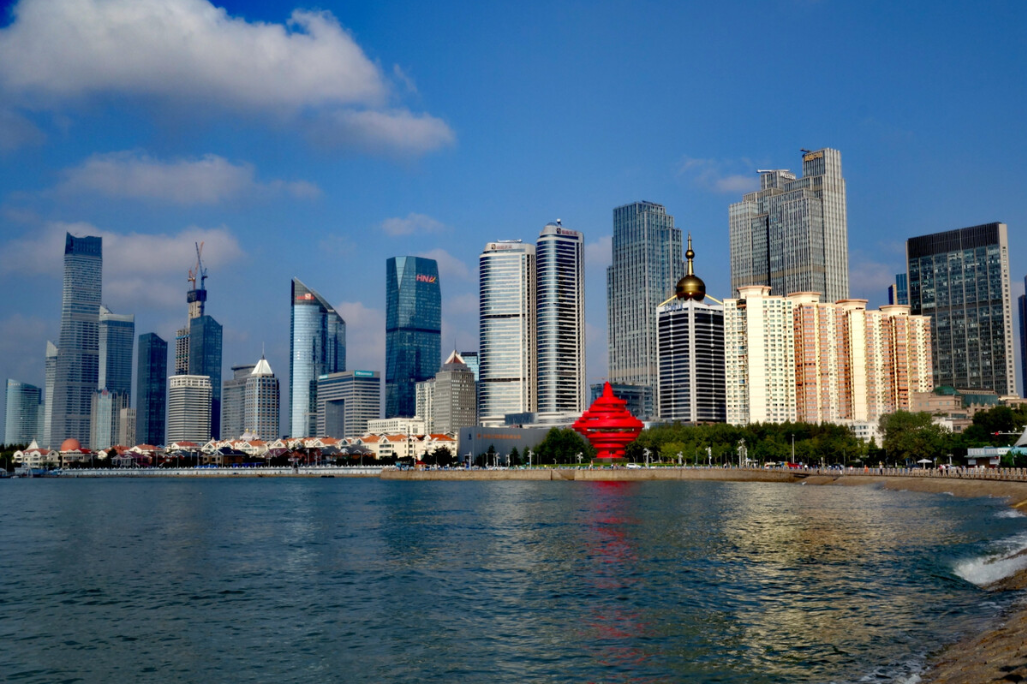
%> input picture Dehaze/test_images/54.png, 1027 x 684 px
$ octave --eval "result = func_Retinex(imread('../test_images/54.png'));"   (GNU Octave 9; MATLAB toolbox functions it lacks are replaced by stand-ins)
%> lines starting %> are read from the running program, lines starting %| are printed output that depends on the picture
%> in func_Retinex, image is the input picture: size 684x1027x3 uint8; mean R, G, B 80.1, 103.9, 124.5
### Dehaze/functions4Retinex/SSR.m
function output = SSR(input)

I = input;

R = I(:, :, 1);
[N1, M1] = size(R);
%> N1 = 684; M1 = 1027
R0 = double(R);
Rlog = log(R0+1);
Rfft2 = fft2(R0);
sigma = 256; % scale of Gaussian filter
F = fspecial('gaussian', [N1,M1], sigma);
Efft = fft2(double(F));
DR0 = Rfft2.* Efft;
DR = ifft2(DR0);
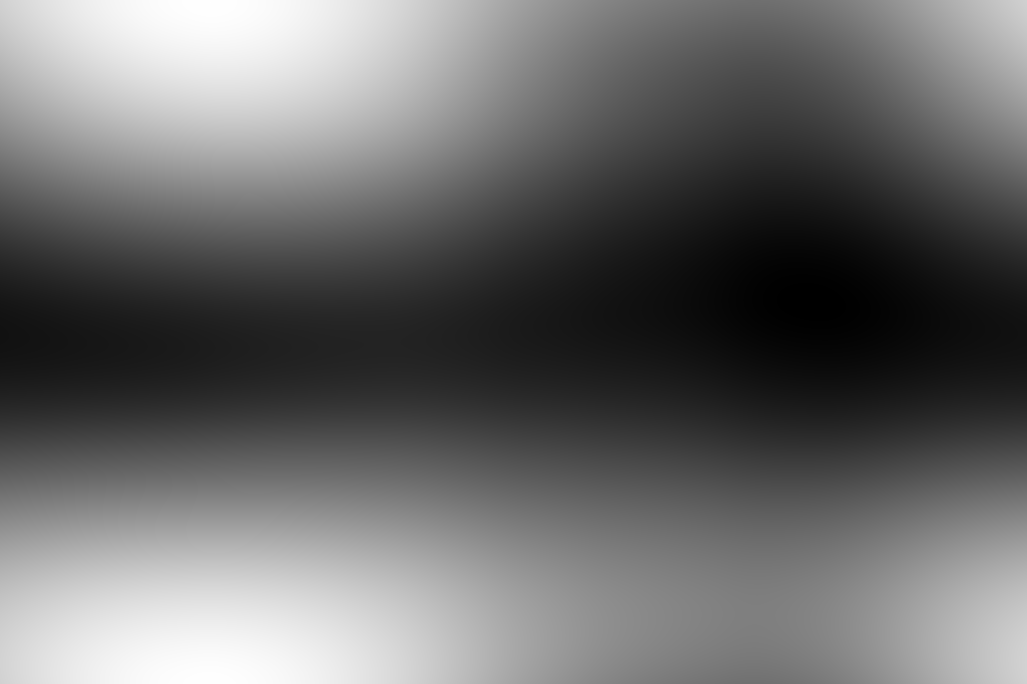
%> DR: size 684x1027 double; min 74.89, max 87.27, mean 80.1; drawn with min black and max white
DRlog = log(DR +1);
Rr = Rlog - DRlog;
EXPRr = exp(Rr);
MIN = min(min(EXPRr));
%> MIN = 0.0113
MAX = max(max(EXPRr));
%> MAX = 3.37
EXPRr = (EXPRr - MIN)/(MAX - MIN);
EXPRr = adapthisteq(EXPRr);

G = I(:, :, 2);
G0 = double(G);
Glog = log(G0+1);
Gfft2 = fft2(G0);
DG0 = Gfft2.* Efft;
DG = ifft2(DG0);
DGlog = log(DG +1);
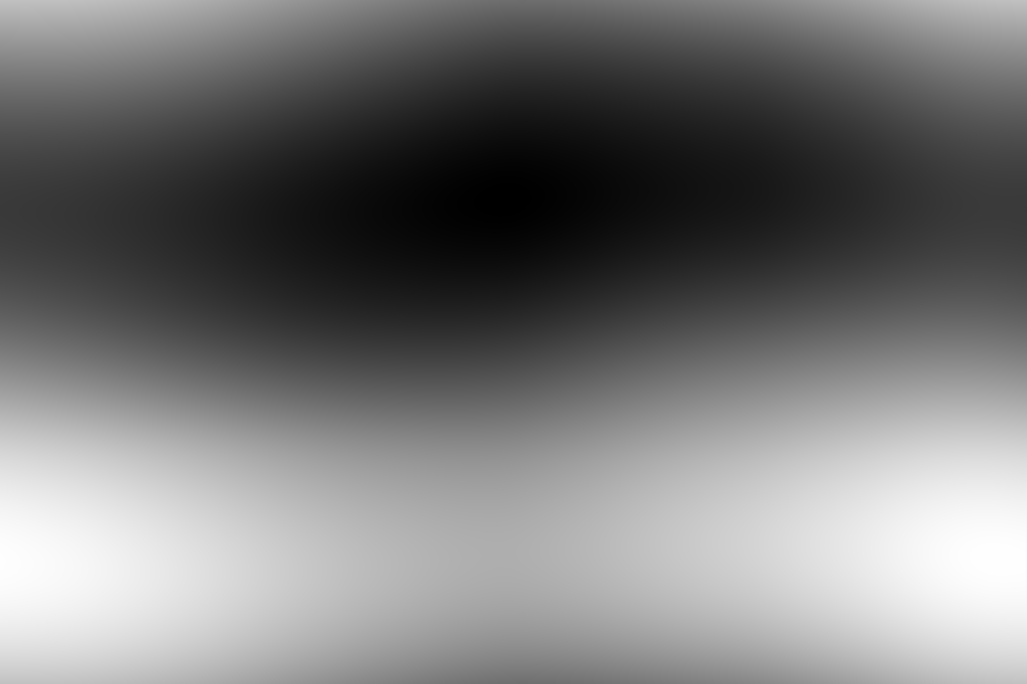
%> DGlog: size 684x1027 double; min 4.6, max 4.71, mean 4.65; drawn with min black and max white
Gg = Glog - DGlog;
EXPGg = exp(Gg);
MIN = min(min(EXPGg));
%> MIN = 0.00904
MAX = max(max(EXPGg));
%> MAX = 2.51
EXPGg = (EXPGg - MIN)/(MAX - MIN);
EXPGg = adapthisteq(EXPGg);

B = I(:, :, 3);
B0 = double(B);
Blog = log(B0+1);
Bfft2 = fft2(B0);
DB0 = Bfft2.* Efft;
DB = ifft2(DB0);
DBlog = log(DB+1);
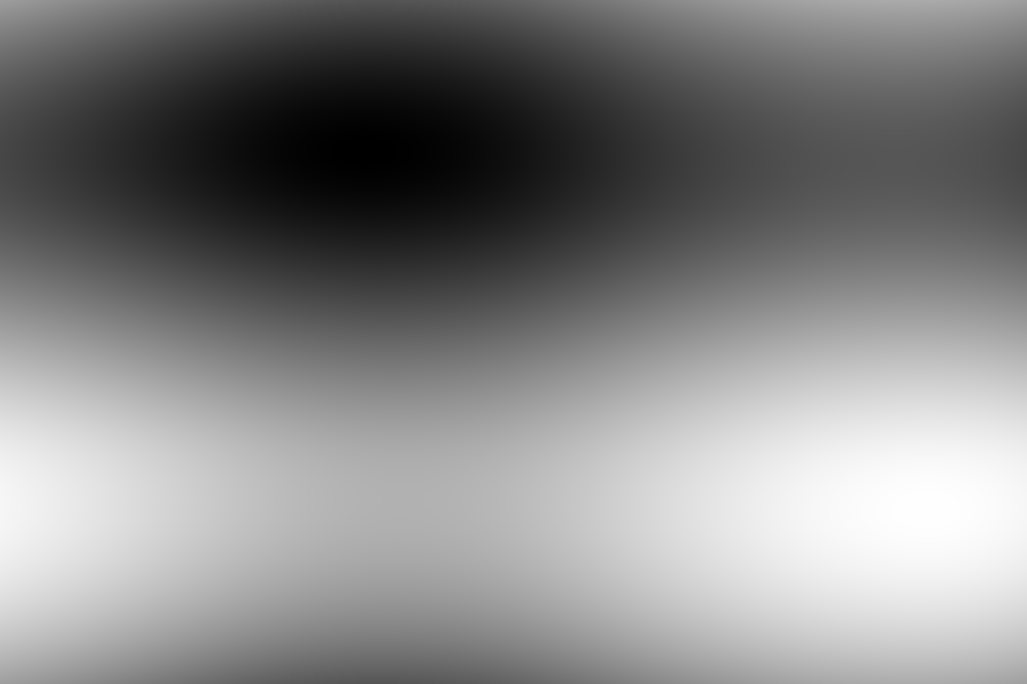
%> DBlog: size 684x1027 double; min 4.73, max 4.93, mean 4.83; drawn with min black and max white
Bb = Blog - DBlog;
EXPBb = exp(Bb);
MIN = min(min(EXPBb));
%> MIN = 0.00727
MAX = max(max(EXPBb));
%> MAX = 2.03
EXPBb = (EXPBb - MIN)/(MAX - MIN);
EXPBb = adapthisteq(EXPBb);

output = cat(3, EXPRr, EXPGg, EXPBb);

### Dehaze/functions4Retinex/MSR.m
function output = MSR(input)
I = input;

R = I(:, :, 1);
G = I(:, :, 2);
B = I(:, :, 3);
R0 = double(R);
G0 = double(G);
B0 = double(B);

[N1, M1] = size(R);


Rlog = log(R0+1);
Rfft2 = fft2(R0);
sigma1 = 80; % scale for Gaussian filter
F1 = fspecial('gaussian', [N1,M1], sigma1);
Efft1 = fft2(double(F1));
DR0 = Rfft2.* Efft1;
DR = ifft2(DR0);
DRlog = log(DR +1);
Rr1 = Rlog - DRlog;
sigma2 = 128; % scale for Gaussian filter
F2 = fspecial('gaussian', [N1,M1], sigma2);
Efft2 = fft2(double(F2));
DR0 = Rfft2.* Efft2;
DR = ifft2(DR0);
DRlog = log(DR +1);
Rr2 = Rlog - DRlog;
sigma3 = 256; % scale for Gaussian filter
F3 = fspecial('gaussian', [N1,M1], sigma3);
Efft3 = fft2(double(F3));
DR0 = Rfft2.* Efft3;
DR = ifft2(DR0);
DRlog = log(DR +1);
Rr3 = Rlog - DRlog;
Rr = (Rr1 + Rr2 + Rr3)/3; % The mean values of the above three enhanced images
a = 125; % Define the color recovery factor
II = imadd(R0, G0);
II = imadd(II, B0);
Ir = immultiply(R0, a);
C = imdivide(Ir, II);
C = log(C+1);
Rr = immultiply(C, Rr);
EXPRr = exp(Rr);
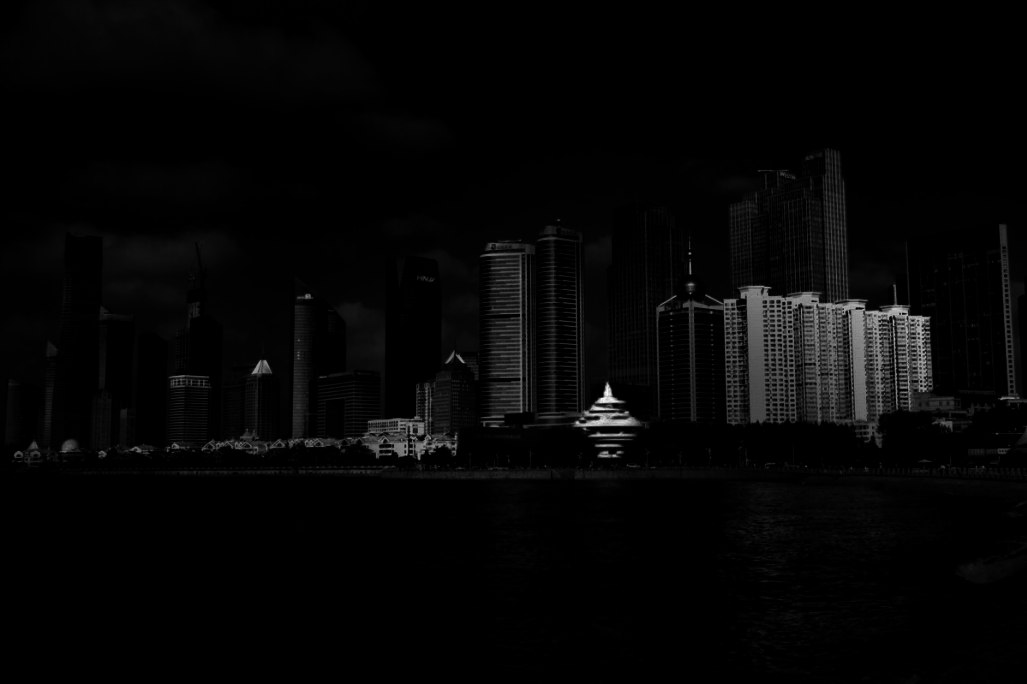
%> EXPRr: size 684x1027 double; 0.04% of the values are NaN or infinite; the others: min 1.23e-08, max 251.1, mean 5.73; drawn with min black, max white, NaN and infinite black
MIN = min(min(EXPRr)); % gray extending
%> MIN = 1.23e-08
MAX = max(max(EXPRr));
%> MAX = 251.1
EXPRr = (EXPRr - MIN)/(MAX - MIN);
EXPRr = adapthisteq(EXPRr);

Glog = log(G0+1);
Gfft2 = fft2(G0);
DG0 = Gfft2.* Efft1;
DG = ifft2(DG0);
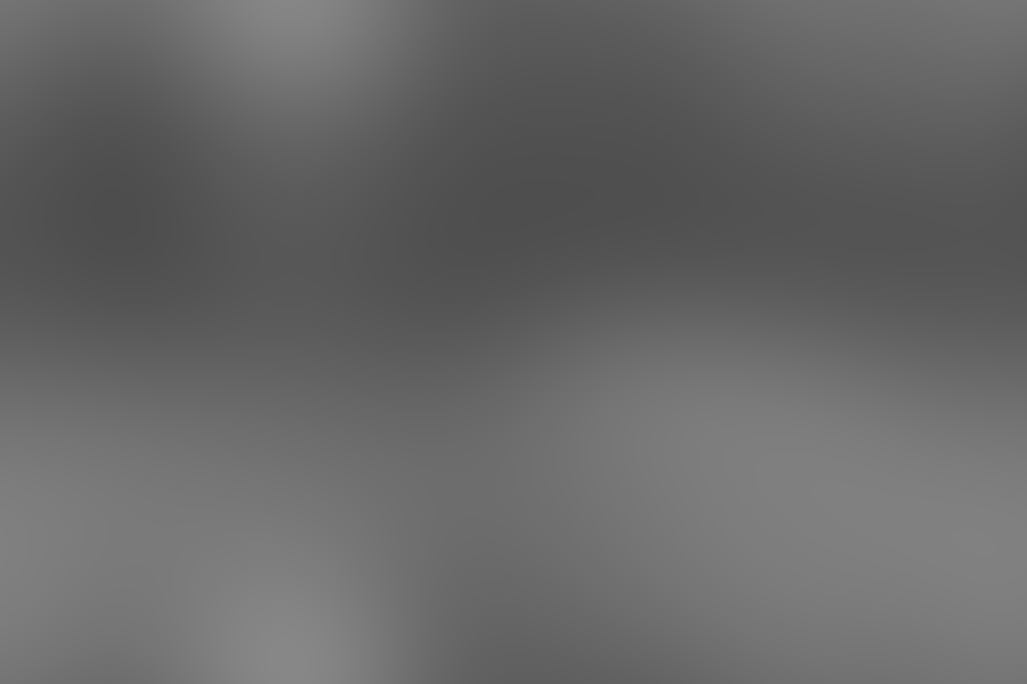
%> DG: size 684x1027 double; min 77.44, max 135.8, mean 103.9
DGlog = log(DG +1);
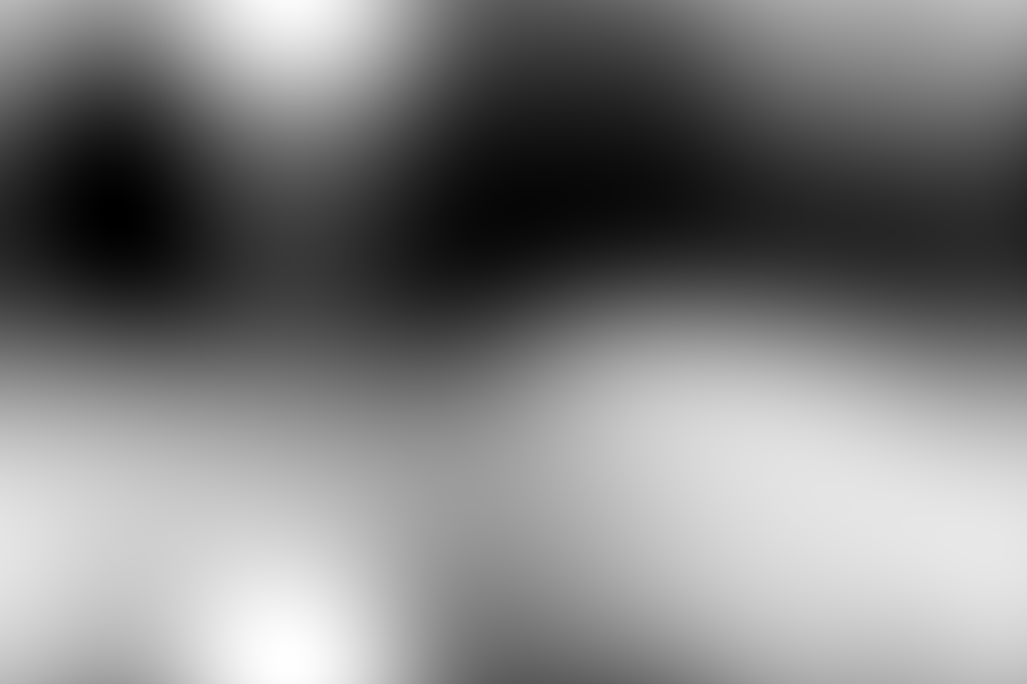
%> DGlog: size 684x1027 double; min 4.36, max 4.92, mean 4.64; drawn with min black and max white
Gg1 = Glog - DGlog;
DG0 = Gfft2.* Efft2;
DG = ifft2(DG0);
DGlog = log(DG +1);
Gg2 = Glog - DGlog;
DG0 = Gfft2.* Efft3;
DG = ifft2(DG0);
DGlog = log(DG +1);
Gg3 = Glog - DGlog;
Gg = (Gg1 + Gg2 +Gg3)/3;
Ig = immultiply(G0, a);
C = imdivide(Ig, II);
C = log(C+1);
Gg = immultiply(C, Gg);
EXPGg = exp(Gg);
MIN = min(min(EXPGg));
%> MIN = 2.65e-09
MAX = max(max(EXPGg));
%> MAX = 37.92
EXPGg = (EXPGg - MIN)/(MAX - MIN);
EXPGg = adapthisteq(EXPGg);

Blog = log(B0+1);
Bfft2 = fft2(B0);
DB0 = Bfft2.* Efft1;
DB = ifft2(DB0);
DBlog = log(DB +1);
Bb1 = Blog - DBlog;
DB0 = Bfft2.* Efft2;
DB = ifft2(DB0);
DBlog = log(DB +1);
Bb2 = Blog - DBlog;
DB0 = Bfft2.* Efft3;
DB = ifft2(DB0);
DBlog = log(DB +1);
Bb3 = Blog - DBlog;
Bb = (Bb1 + Bb2 +Bb3)/3;
Ib = immultiply(B0, a);
C = imdivide(Ib, II);
C = log(C+1);
Bb = immultiply(C, Bb);
EXPBb = exp(Bb);
MIN = min(min(EXPBb));
%> MIN = 6.82e-10
MAX = max(max(EXPBb));
%> MAX = 21.2
EXPBb = (EXPBb - MIN)/(MAX - MIN);
EXPBb = adapthisteq(EXPBb);

% brightness enhancing
EXPRr = EXPRr * 1.1;
EXPGg = EXPGg * 1.1;
EXPBb = EXPBb * 1.1;
output = cat(3, EXPRr, EXPGg, EXPBb);

### Dehaze/functions/func_Retinex.m
% function for SSR and MSR
function [output1,output2] = func_Retinex(input)
image = input;

% [4 lines of commented-out code are left out]

output1 = SSR(image);
% subplot(1,3,2);
% imshow(output1);
% title('SSR');

output2 = MSR(image);
% subplot(1,3,3);
% imshow(output2);
% title('MSR');
